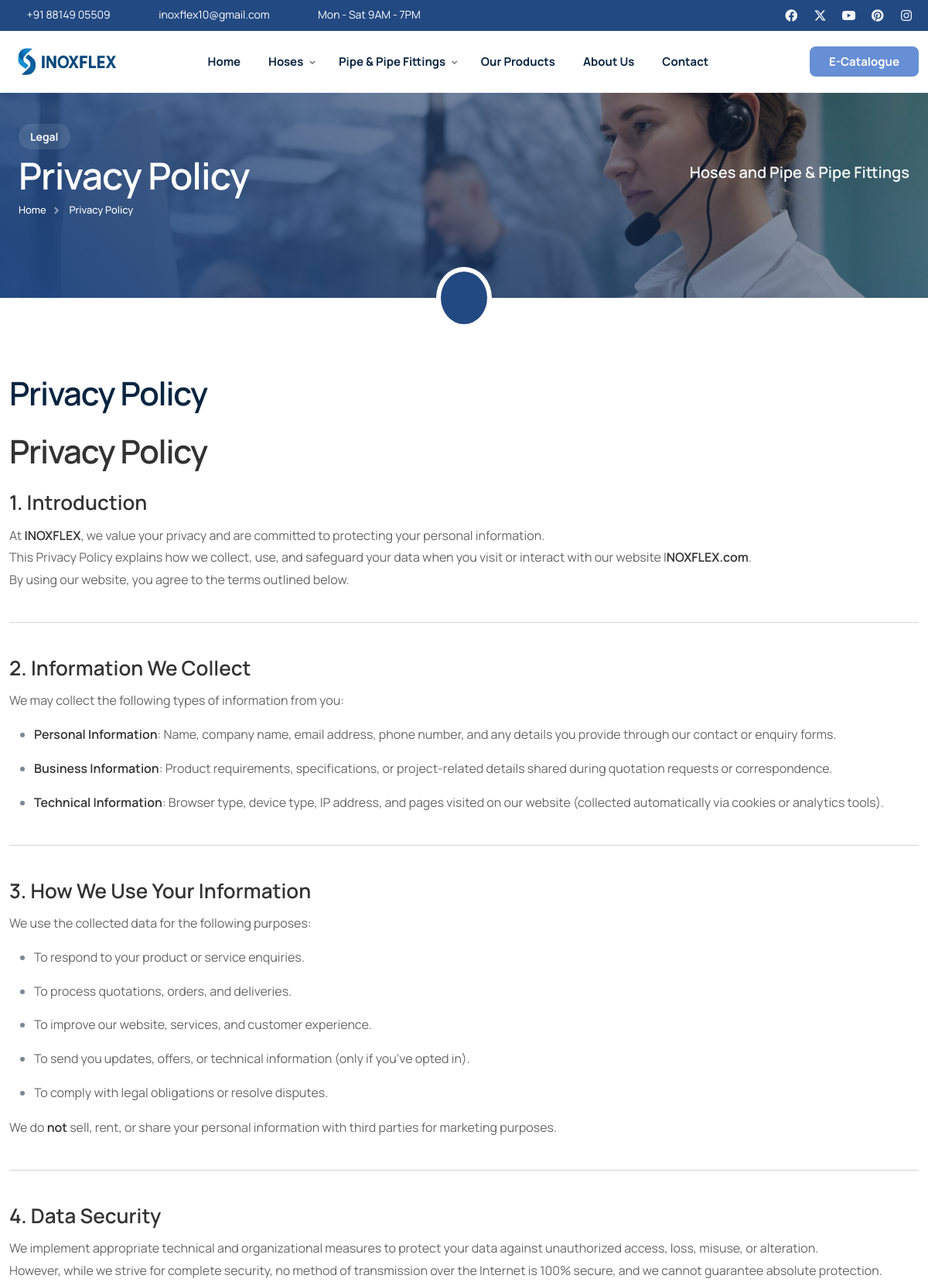
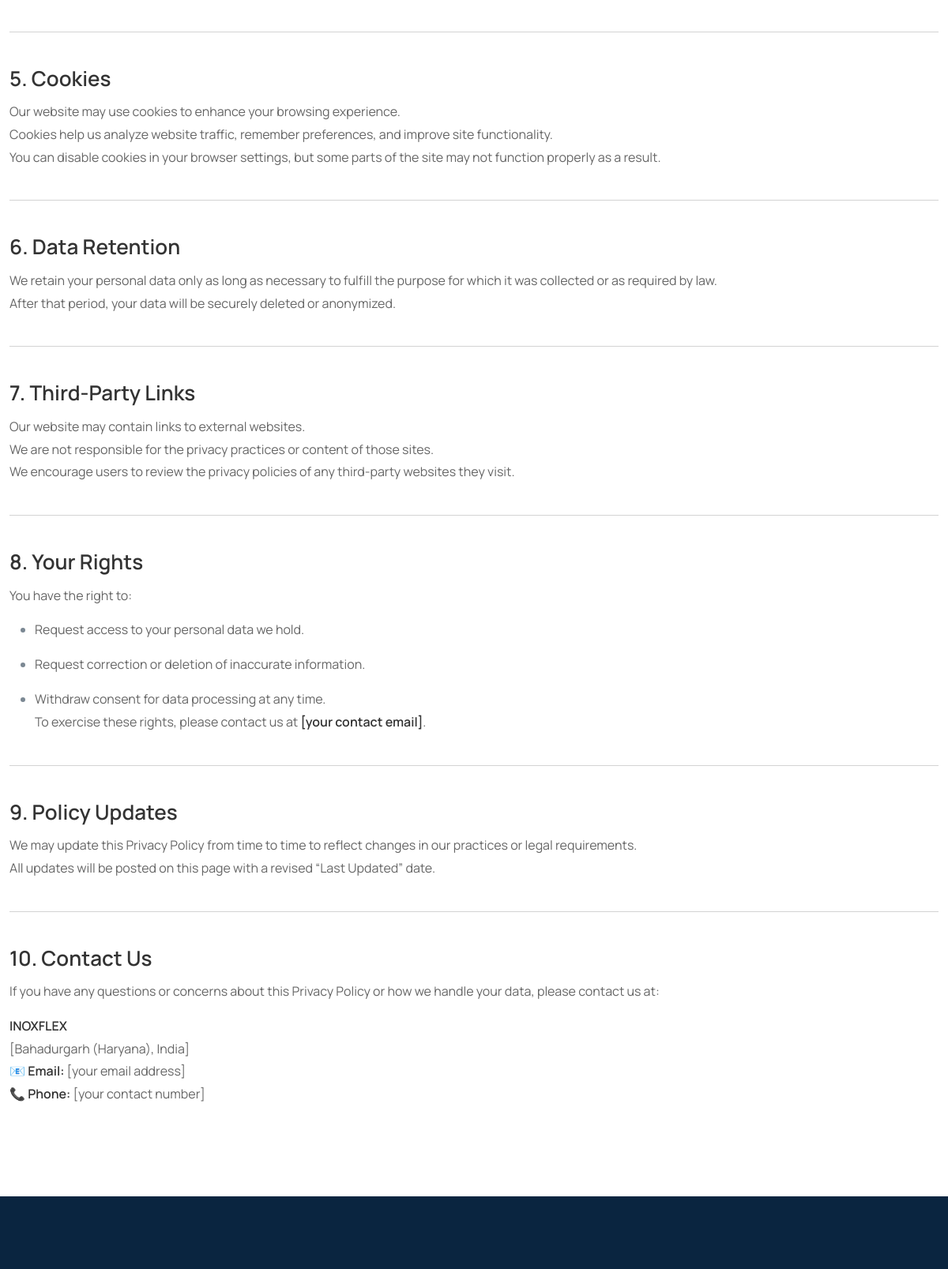
Before: /privacy/ (upper part) with the older database file (2 pictures, top to bottom).
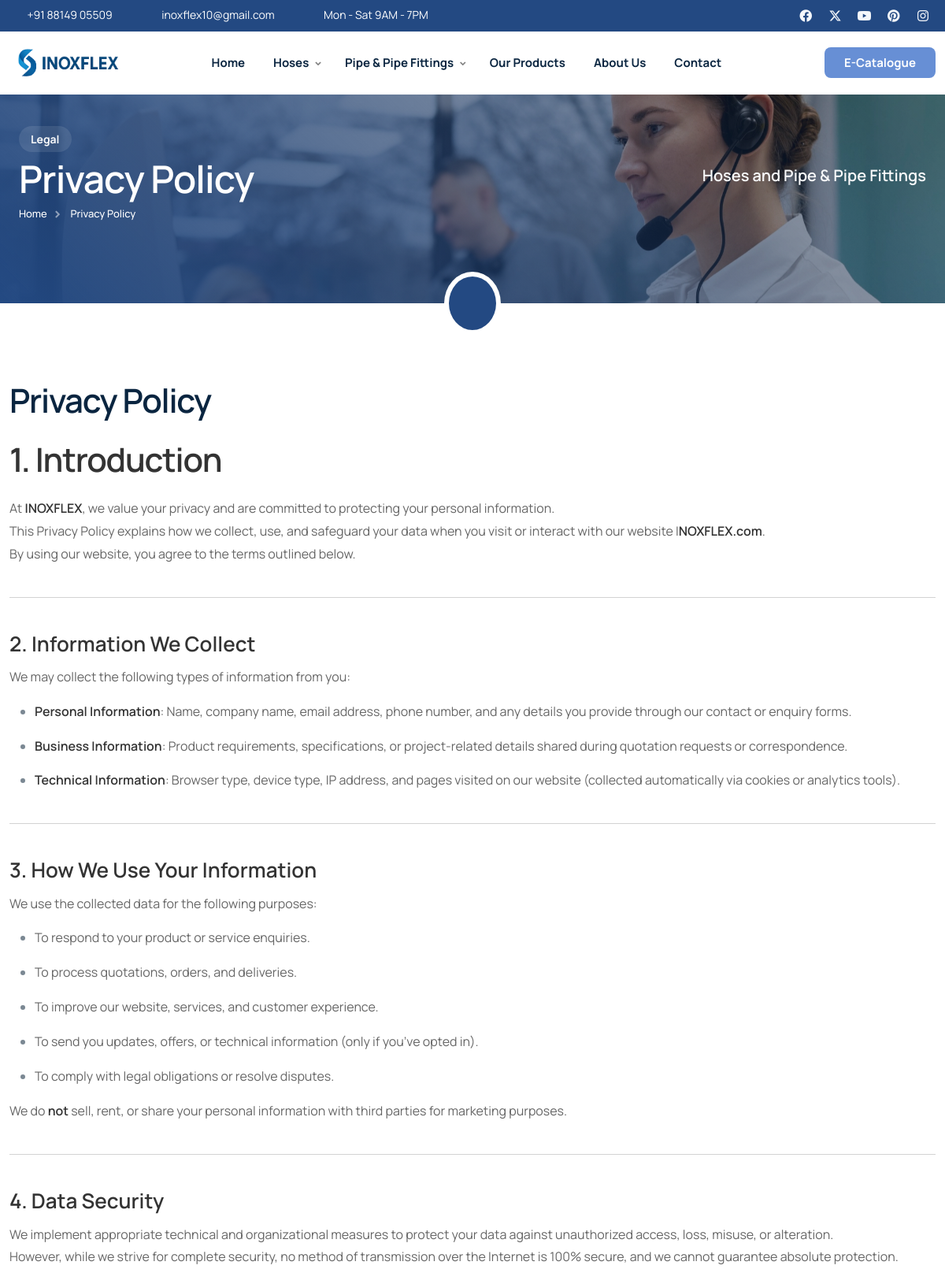
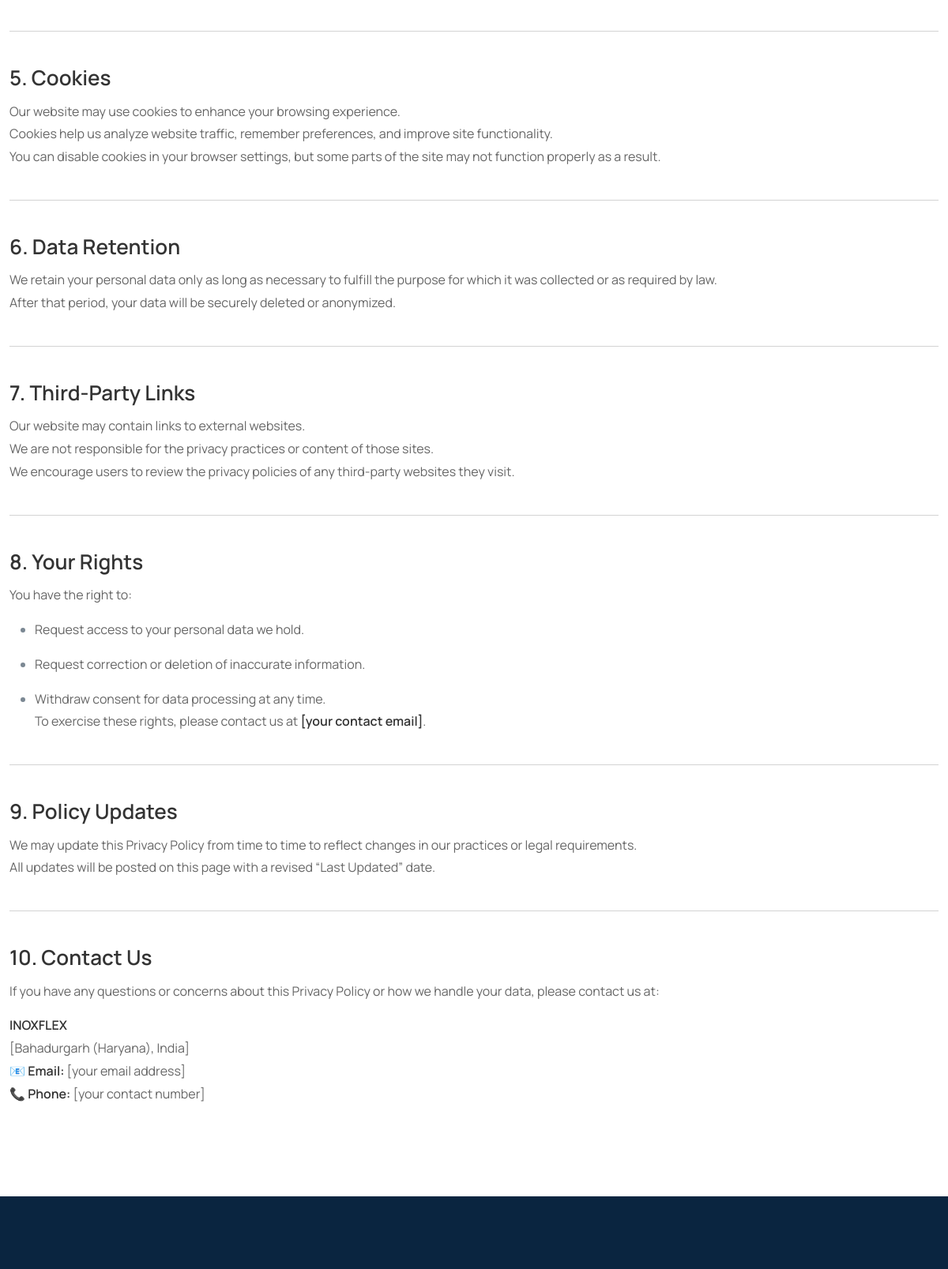
After: the same page with the newer database file (2 pictures, top to bottom).
### home/models.py (models this page shows, shortened)
class PageContent(models.Model):
    PAGE_TYPE_CHOICES = [
        ('about_us', 'About Us'),
        ('terms_conditions', 'Terms & Conditions'),
        ('privacy_policy', 'Privacy Policy'),
        ('faq', 'FAQ'),
    ]
    page_type = models.CharField(max_length=20, choices=PAGE_TYPE_CHOICES, unique=True)
    title = models.CharField(max_length=200)
    content = RichTextField(help_text="Main content for the page")
    meta_description = models.TextField(max_length=300, blank=True, null=True, help_text="SEO meta description")
    meta_keywords = models.CharField(max_length=500, blank=True, null=True, help_text="SEO meta keywords")
    status = models.BooleanField(default=True, help_text="Show/hide this page")
    created_at = models.DateTimeField(auto_now_add=True)
    updated_at = models.DateTimeField(auto_now=True)
    class Meta:
        ordering = ['page_type']
        verbose_name = 'Page Content'
        verbose_name_plural = 'Page Contents'

### home/views.py (the view)
# urls.py: path('privacy/', views.page_content_view, {'page_type': 'privacy_policy'}, name='privacy'),
def page_content_view(request, page_type):
    try:
        page_content = get_object_or_404(PageContent, page_type=page_type, status=True)
    except:
        page_content = None
    context = {
        'page_content': page_content,
        'page_type': page_type,
    }
    template_map = {
        'about_us': 'about.html',
        'terms_conditions': 'terms.html',
        'privacy_policy': 'privacy.html',
        'faq': 'faq.html',
    }
    template = template_map.get(page_type, 'default.html')
    return render(request, template, context)

### home/context_processors.py (called while the page is built)
def categories(request):
    categories = Category.objects.filter(status=True).prefetch_related('subcategories')
    return {
        'categories': categories,
    }

### templates/privacy.html (shortened to what this page needs)
{% load static %}
<!DOCTYPE html>
<html lang="en">
{% include "head.html" %}
<body>
    <div id="wrapper">
        {% include "header.html" %}
        <div class="no-bottom no-top" id="content">
            <section id="subheader" class="jarallax text-light">
                <img src="{% static "images/background/8.webp" %}" class="jarallax-img" alt="">
                <div class="container relative z-index-1000">
                    <div class="container relative z-index-1000">
                        <div class="row align-items-center">
                        <div class="col-lg-6">
                            <div class="subtitle s2 bg-color text-light wow fadeInUp mb-2">Legal</div>
                            <h1>Privacy Policy</h1>
                            <ul class="crumb">
                                <li><a href="{% url 'homepage' %}">Home</a></li>
                                <li class="active">Privacy Policy</li>
                            </ul>
                        </div>
                        <div class="col-lg-6 text-lg-end">
                            <div class="fs-20 fw-600 no-bottom sm-hide">Hoses and Pipe & Pipe Fittings</div>
                        </div>
                    </div>
                    </div>
                </div>
                <div class="de-overlay"></div>
            </section>
            <div class="bg-color relative z-index-1000 mt-40 mb40">
                <div class="border-white-6 text-center bg-color text-white w-84px h-80px p-3 circle absolute abs-center sm-hide" alt="">
                    <i class="icofont-lock fs-36"></i>
                </div>
            </div>
            <section>
                <div class="container">
                    <div class="row">
                        <div class="col-lg-12">
                            {% if page_content %}
                                <h2 class="mb-4">{{ page_content.title }}</h2>
                                <div class="content-area">
                                    {{ page_content.content|safe }}
                                </div>
                            {% endif %}
                        </div>
                    </div>
                </div>
            </section>
        </div>
        {% include "footer.html" %}
    </div>
</body>
</html>

Changed rows visible on the page:
changed PageContent "Privacy Policy": content "Privacy Policy 1. Introduction At INOXFLEX…" → "1. Introduction At INOXFLEX…"
